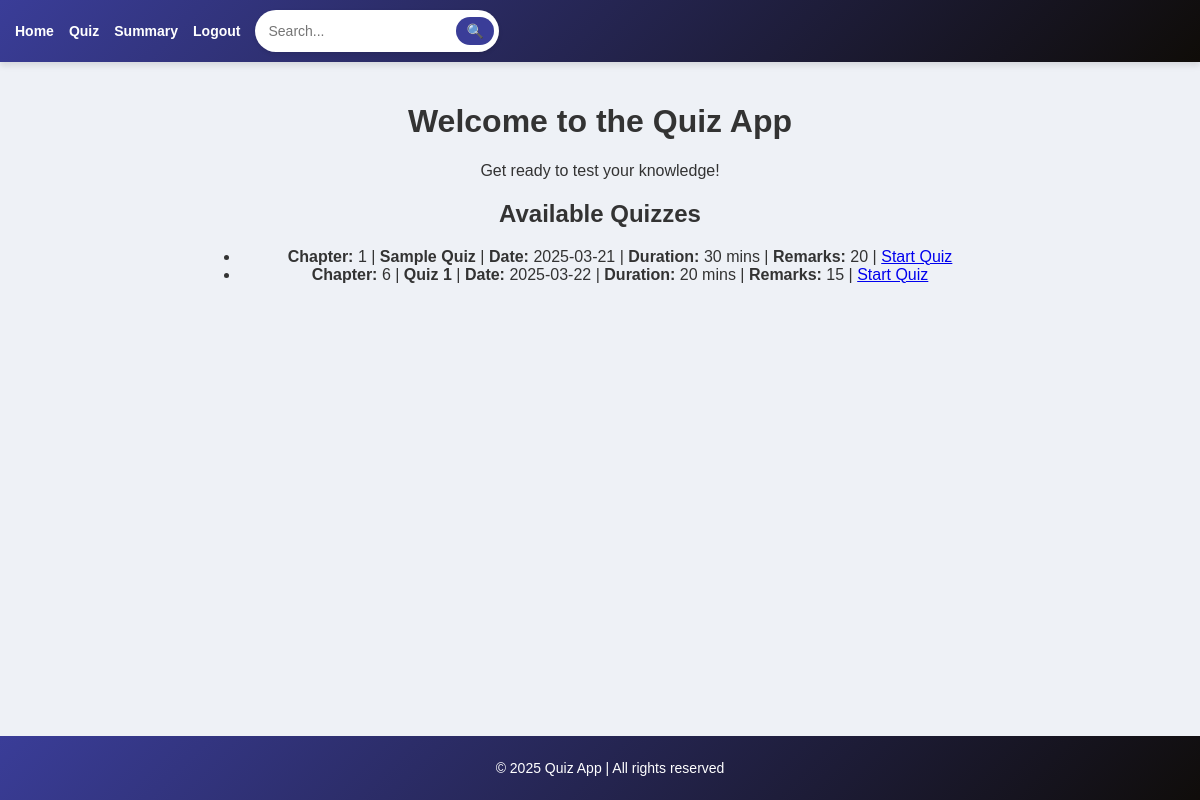
/user_dashboard (signed in), run on an earlier commit of the app's database.
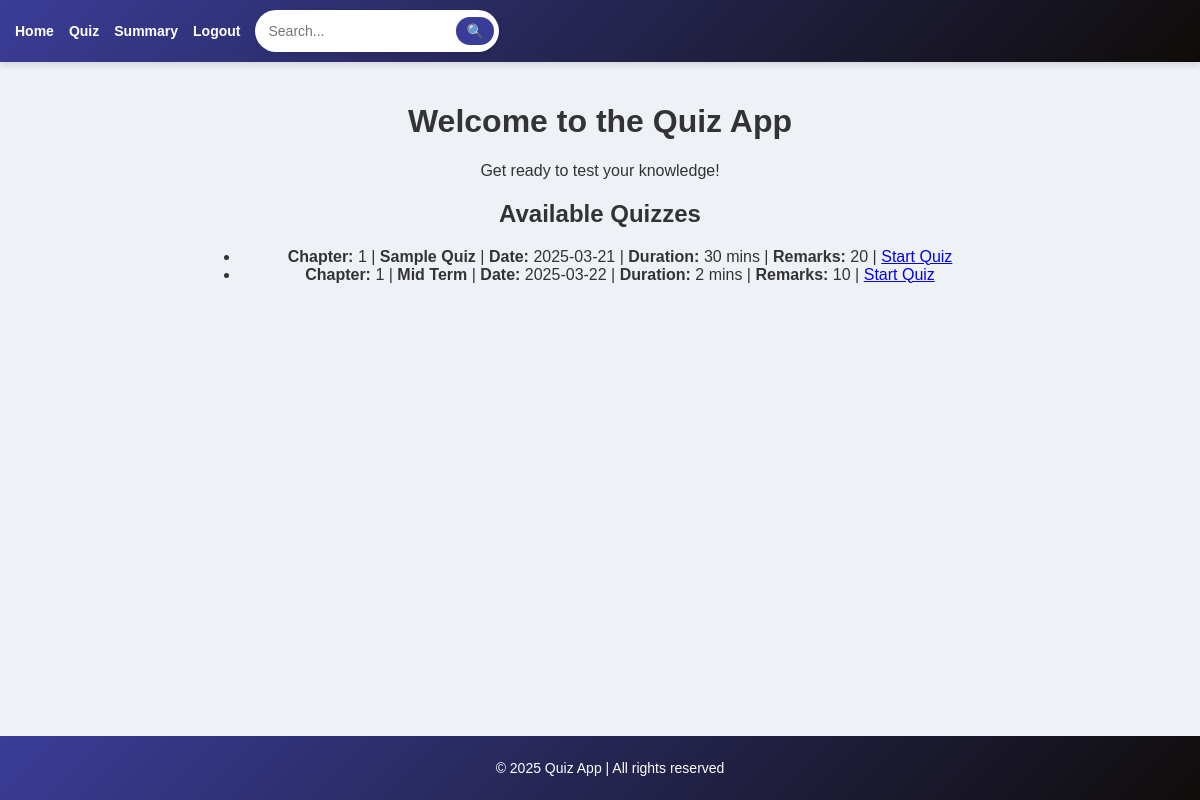
And on a later commit of the database.
### models.py (models this page shows, shortened)
class Quiz(db.Model):
    __tablename__ = 'quiz'
    id = db.Column(db.Integer, primary_key=True)
    chapter_id = db.Column(db.Integer, db.ForeignKey('chapters.id'), nullable=False)
    name = db.Column(db.String(225), unique=True, nullable=False)
    date_of_quiz = db.Column(db.Date, nullable=True)
    time_duration = db.Column(db.Integer, nullable=True)
    remarks = db.Column(db.String(255), nullable=True)
    chapter = db.relationship('Chapter', back_populates='quizzes')
    scores = db.relationship('Score', backref='quiz', lazy=True)

### app.py (the view)
@app.route('/user_dashboard')
@user_required
def user_dashboard():
    quiz = Quiz.query.order_by(Quiz.date_of_quiz).all()
    return render_template('user_dashboard.html', quiz=quiz)

### app.py (called while the page is built)
def user_required(f):
    @wraps(f)
    def decorated_function(*args, **kwargs):
        if "user_id" not in session or session.get('user_role') != 'user':
            flash("Unauthorized access!", "danger")
            return redirect(url_for("login"))
        return f(*args, **kwargs)
    return decorated_function

### templates/user_dashboard.html (shortened to what this page needs)
{% extends 'base.html' %}
{% block content %}
    <h1 class="text-center">Welcome to the Quiz App</h1>
    <p class="text-center">Get ready to test your knowledge!</p>
    <h2 class="text-center">Available Quizzes</h2>
    <ul class="list-group">
        {% for quiz in quiz %}
        <li class="list-group-item">
            <strong>Chapter:</strong> {{ quiz.chapter_id }} |
            <strong>{{ quiz.name }}</strong> |
            <strong>Date:</strong> {{ quiz.date_of_quiz }} |
            <strong>Duration:</strong> {{ quiz.time_duration }} mins |
            <strong>Remarks:</strong> {{ quiz.remarks }} |
            <a class="btn btn-primary btn-sm float-end" href="{{ url_for('take_quiz', quiz_id=quiz.id) }}">Start Quiz</a>
        </li>
        {% else %}
            <li class="list-group-item">No quizzes available at the moment.</li>
        {% endfor %}
    </ul>
{% endblock %}

What changed in the data, as far as the page shows it:
changed Quiz: chapter_id "6" → "1"; name "Quiz 1" → "Mid Term"; time_duration "20" → "2"; remarks "15" → "10"
